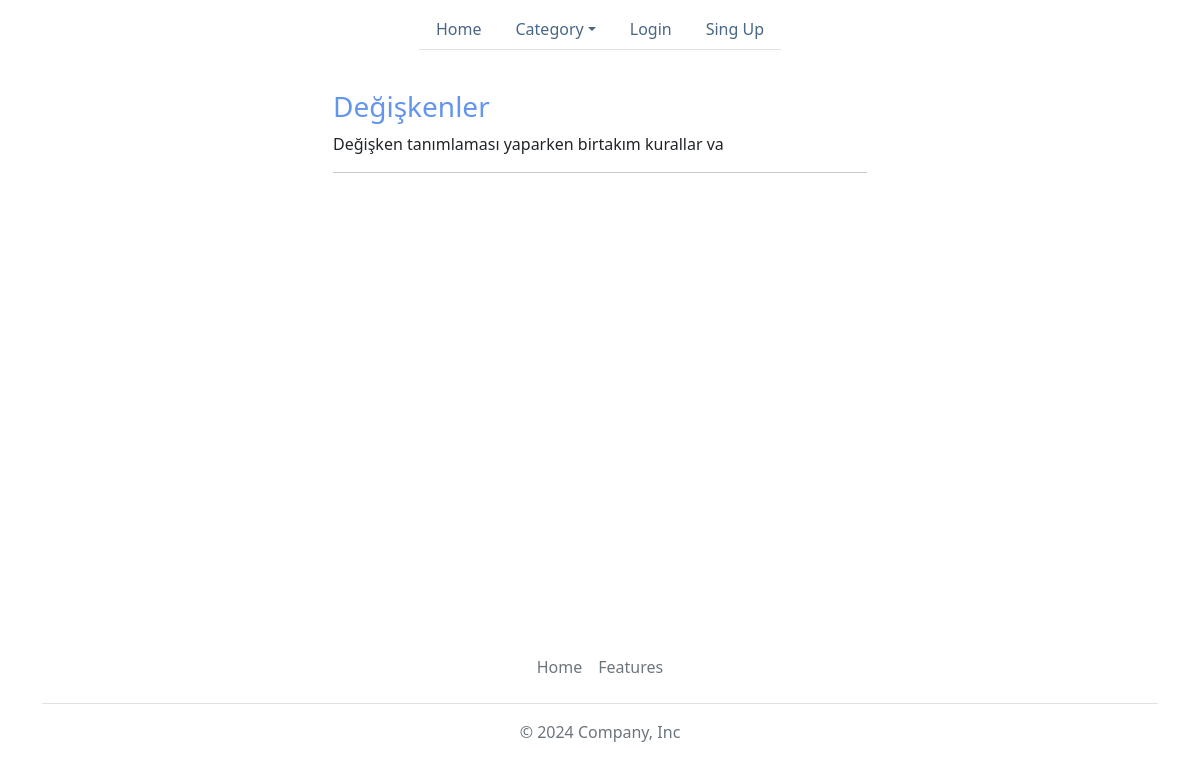
/categorylist/1, run on the app's committed database.
### models.py (models this page shows)
class Post(db.Model):
    id = db.Column(db.Integer,primary_key = True)
    title = db.Column(db.String(20),nullable = False)
    content = db.Column(db.String(200),nullable = False)
    user_id = db.Column(db.Integer,db.ForeignKey('user.id'),nullable = False)
    category_id = db.Column(db.Integer,db.ForeignKey('category.id'),nullable = False)
    create_date = db.Column(db.Date,nullable=False,default = datetime.now)

### posts/routes.py (the view)
@posts.route("/categorylist/<int:id>")
def categorylist(id):
    post = Post.query.filter_by(category_id=id)
    name = Category.query.filter_by(id=id).first().category_name
    return render_template("category.html",title= name + "Post" ,post = post, category=Category.query.all())

### templates/category.html
{% extends 'extends/layout.html' %}
{% block content %}
<div class="container mt-2">
    <div class="row">
        <div class="col-md-3"></div>
        <div class="col-md-6 mt-2">
            {% for p in post %}
            <section>
                <h3><a href="/postdetailed/{{p.id}}">{{ p.title }}</a></h3>
                <p>{{ p.content[:50] }}</p>
            </section>
            <hr>
            {% endfor %}
        </div>
        <div class="col-md-3"></div>
    </div>
</div>
{% endblock %}

### static/style.css (style rules this page uses)
section { border-radius: 2px; }
h3 a { text-decoration: none; color: cornflowerblue; }

### data on the page
Post: title "Değişkenler", content "Değişken tanımlaması yaparken birtakım kurallar va"
